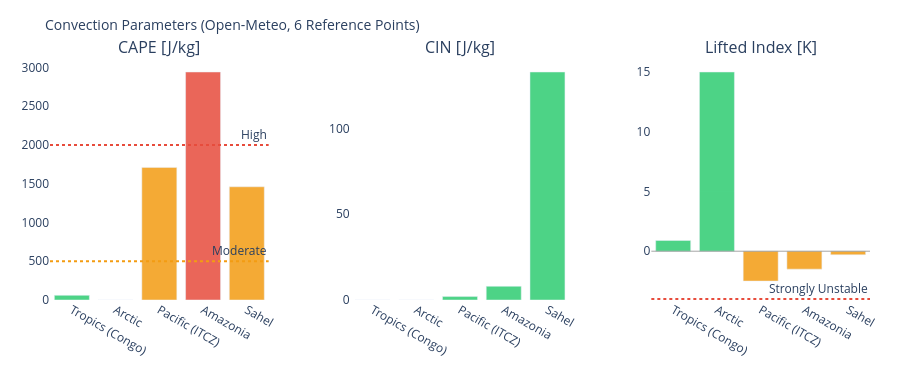

This figure's notebook cell:
### Markdown cell above
---
## 3. Visualizations

### Code cell
# ============================================================
# CAPE / CIN / LIFTED INDEX – Convection potential
# ============================================================

if not df_atm.empty:
    fig = make_subplots(
        rows=1, cols=3,
        subplot_titles=['CAPE [J/kg]', 'CIN [J/kg]', 'Lifted Index [K]'],
        horizontal_spacing=0.1
    )
    pts = df_atm['point'].tolist()
    pt_colors = ['#E85D24','#185FA5','#888780','#378ADD','#639922','#F2A623']

    # CAPE – höher = mehr Gewitterpotential
    cape_vals = df_atm['cape'].fillna(0).tolist()
    cape_colors = ['#e74c3c' if v > 2000 else '#f39c12' if v > 500 else '#2ecc71'
                   for v in cape_vals]
    fig.add_trace(go.Bar(x=pts, y=cape_vals, marker_color=cape_colors,
                         opacity=0.85, showlegend=False), row=1, col=1)
    fig.add_hline(y=2000, line_dash='dot', line_color='#e74c3c',
                  annotation_text='High', row=1, col=1)
    fig.add_hline(y=500,  line_dash='dot', line_color='#f39c12',
                  annotation_text='Moderate', row=1, col=1)

    # CIN – negativer = stärker gedeckelt (weniger Auslöse)
    cin_vals = df_atm['cin'].fillna(0).tolist()
    cin_colors = ['#e74c3c' if v < -200 else '#f39c12' if v < -50 else '#2ecc71'
                  for v in cin_vals]
    fig.add_trace(go.Bar(x=pts, y=cin_vals, marker_color=cin_colors,
                         opacity=0.85, showlegend=False), row=1, col=2)

    # Lifted Index – negativ = instabil
    li_vals = df_atm['li'].fillna(0).tolist()
    li_colors = ['#e74c3c' if v < -4 else '#f39c12' if v < 0 else '#2ecc71'
                 for v in li_vals]
    fig.add_trace(go.Bar(x=pts, y=li_vals, marker_color=li_colors,
                         opacity=0.85, showlegend=False), row=1, col=3)
    fig.add_hline(y=0, line_color='gray', line_width=0.7, row=1, col=3)
    fig.add_hline(y=-4, line_dash='dot', line_color='#e74c3c',
                  annotation_text='Strongly Unstable', row=1, col=3)

    fig.update_layout(
        title=dict(text='Convection Parameters (Open-Meteo, 6 Reference Points)', font=dict(size=14)),
        height=380, plot_bgcolor='rgba(0,0,0,0)', paper_bgcolor='rgba(0,0,0,0)',
        margin=dict(l=50, r=30, t=60, b=80)
    )
    fig.update_xaxes(tickangle=30)
    fig.show()

### Figure 1 — Plotly figure (JSON) as saved in the notebook; plotly's stock layout.template omitted (floating-point values rounded to 4 significant figures)
{"data": [{"marker": {"color": ["#2ecc71", "#2ecc71", "#f39c12", "#e74c3c", "#f39c12"]}, "opacity": 0.85, "showlegend": false, "type": "bar", "x": ["Tropics (Congo)", "Arctic", "Pacific (ITCZ)", "Amazonia", "Sahel"], "xaxis": "x", "y": [60.0, 0.0, 1710.0, 2940.0, 1460.0], "yaxis": "y"}, {"marker": {"color": ["#2ecc71", "#2ecc71", "#2ecc71", "#2ecc71", "#2ecc71"]}, "opacity": 0.85, "showlegend": false, "type": "bar", "x": ["Tropics (Congo)", "Arctic", "Pacific (ITCZ)", "Amazonia", "Sahel"], "xaxis": "x2", "y": [0.0, 0.0, 2.0, 8.0, 133.0], "yaxis": "y2"}, {"marker": {"color": ["#2ecc71", "#2ecc71", "#f39c12", "#f39c12", "#f39c12"]}, "opacity": 0.85, "showlegend": false, "type": "bar", "x": ["Tropics (Congo)", "Arctic", "Pacific (ITCZ)", "Amazonia", "Sahel"], "xaxis": "x3", "y": [0.9, 15.0, -2.5, -1.5, -0.3], "yaxis": "y3"}], "layout": {"annotations": [{"font": {"size": 16}, "showarrow": false, "text": "CAPE [J/kg]", "x": 0.1333, "xanchor": "center", "xref": "paper", "y": 1.0, "yanchor": "bottom", "yref": "paper"}, {"font": {"size": 16}, "showarrow": false, "text": "CIN [J/kg]", "x": 0.5, "xanchor": "center", "xref": "paper", "y": 1.0, "yanchor": "bottom", "yref": "paper"}, {"font": {"size": 16}, "showarrow": false, "text": "Lifted Index [K]", "x": 0.8667, "xanchor": "center", "xref": "paper", "y": 1.0, "yanchor": "bottom", "yref": "paper"}, {"showarrow": false, "text": "High", "x": 1, "xanchor": "right", "xref": "x domain", "y": 2000, "yanchor": "bottom", "yref": "y"}, {"showarrow": false, "text": "Moderate", "x": 1, "xanchor": "right", "xref": "x domain", "y": 500, "yanchor": "bottom", "yref": "y"}, {"showarrow": false, "text": "Strongly Unstable", "x": 1, "xanchor": "right", "xref": "x3 domain", "y": -4, "yanchor": "bottom", "yref": "y3"}], "height": 380, "margin": {"b": 80, "l": 50, "r": 30, "t": 60}, "paper_bgcolor": "rgba(0,0,0,0)", "plot_bgcolor": "rgba(0,0,0,0)", "shapes": [{"line": {"color": "#e74c3c", "dash": "dot"}, "type": "line", "x0": 0, "x1": 1, "xref": "x domain", "y0": 2000, "y1": 2000, "yref": "y"}, {"line": {"color": "#f39c12", "dash": "dot"}, "type": "line", "x0": 0, "x1": 1, "xref": "x domain", "y0": 500, "y1": 500, "yref": "y"}, {"line": {"color": "gray", "width": 0.7}, "type": "line", "x0": 0, "x1": 1, "xref": "x3 domain", "y0": 0, "y1": 0, "yref": "y3"}, {"line": {"color": "#e74c3c", "dash": "dot"}, "type": "line", "x0": 0, "x1": 1, "xref": "x3 domain", "y0": -4, "y1": -4, "yref": "y3"}], "title": {"font": {"size": 14}, "text": "Convection Parameters (Open-Meteo, 6 Reference Points)"}, "xaxis": {"anchor": "y", "domain": [0.0, 0.2667], "tickangle": 30}, "xaxis2": {"anchor": "y2", "domain": [0.3667, 0.6333], "tickangle": 30}, "xaxis3": {"anchor": "y3", "domain": [0.7333, 1.0], "tickangle": 30}, "yaxis": {"anchor": "x", "domain": [0.0, 1.0]}, "yaxis2": {"anchor": "x2", "domain": [0.0, 1.0]}, "yaxis3": {"anchor": "x3", "domain": [0.0, 1.0]}}}
